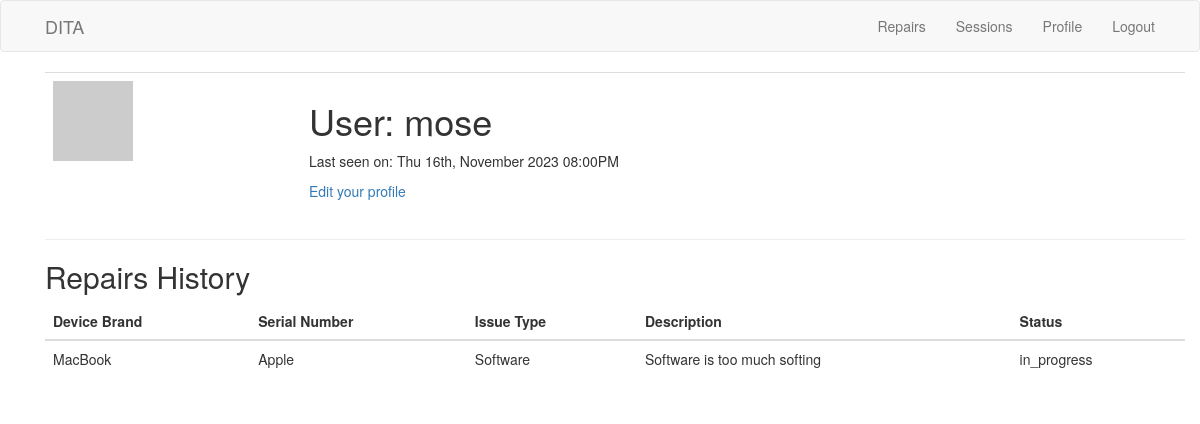
Page /user/mose (signed in) on the committed database.
### app/models.py (models this page shows, shortened)
class User(UserMixin, db.Model):
    id = db.Column(db.Integer, primary_key=True)
    firstname = db.Column(db.String(64))
    lastname = db.Column(db.String(64))
    username = db.Column(db.String(64), unique=True)
    admission_number = db.Column(db.String(32))
    email = db.Column(db.String(120), unique=True)
    phone_number = db.Column(db.String(20))
    password = db.Column(db.String(128))
    password_hash = db.Column(db.String(128))
    last_seen = db.Column(db.DateTime, default=datetime.utcnow)
    def avatar(self, size):
        digest = md5(self.email.lower().encode('utf-8')).hexdigest()
        return 'https://www.gravatar.com/avatar/{}?d=identicon&s={}'.format(
            digest, size)
    def last_seen_str(self):
        if self.last_seen is not None:
            return self.last_seen.strftime('%a %dth, %B %Y %I:%M%p')
        return 'Last seen a long time ago'

class Repair(db.Model):
    id = db.Column(db.Integer, primary_key=True)
    device_brand = db.Column(db.String(128))
    serial_no = db.Column(db.String(64), index=True)
    issue_type = db.Column(db.String(20))
    description = db.Column(db.Text)
    user_id = db.Column(db.String(7), db.ForeignKey('user.id'))
    repair_date = db.Column(db.DateTime, default=datetime.utcnow)
    status = db.Column(db.String(20), default='reported')

### app/routes.py (the view)
@app.route('/user/<username>')
@login_required
def user(username):
    user = User.query.filter_by(username=username).first_or_404()
    if current_user.username != username:
        abort(403)
    repairs = Repair.query.filter_by(user_id=current_user.id).all()
    return render_template('user.html', title='Profile Page', repairs=repairs)

### app/routes.py (called while the page is built)
@login_manager.user_loader
def load_user(user_id):
    return User.query.get(int(user_id))

@app.before_request
def before_request():
    if current_user.is_authenticated:
        current_user.last_seen = datetime.utcnow()
        db.session.commit()

### app/templates/user.html
{% extends "base.html" %}
{% block app_content %}
<div class="container">
	<table class="table table-hover">
		<tr>
			<td width="256px"><img src="{{ current_user.avatar(128) }}"></td>
			<td>
				<h1> User: {{ current_user.username }}</h1>
				{% if current_user.last_seen %}<p>Last seen on: {{ current_user.last_seen_str() }} </p>
				{% endif
				%}
				<p><a href="{{ url_for('profile_edit') }}">Edit your profile</a></p>
			</td>
		</tr>
	</table>
	<hr>
	<h2>Repairs History</h2>
	<table class="table">
		<thead>
			<tr>
				<th>Device Brand</th>
				<th>Serial Number</th>
				<th>Issue Type</th>
				<th>Description</th>
				<th>Status</th>
			</tr>
		</thead>
		{% for repair in repairs %}
		<tr>
			<td> {{ repair.device_brand }}</td>
			<td> {{ repair.serial_no }}</td>
			<td> {{ repair.issue_type }}</td>
			<td> {{ repair.description }}</td>
			<td> {{ repair.status }}</td>
		</tr>
		{% endfor %}
	</table>
</div>
{% endblock %}

### rows in the picture
User: username "mose", last_seen_str "Thu 16th, November 2023 08:00PM"
Repair: device_brand "MacBook", serial_no "Apple", issue_type "Software", description "Software is too much softing", status "in_progress"
